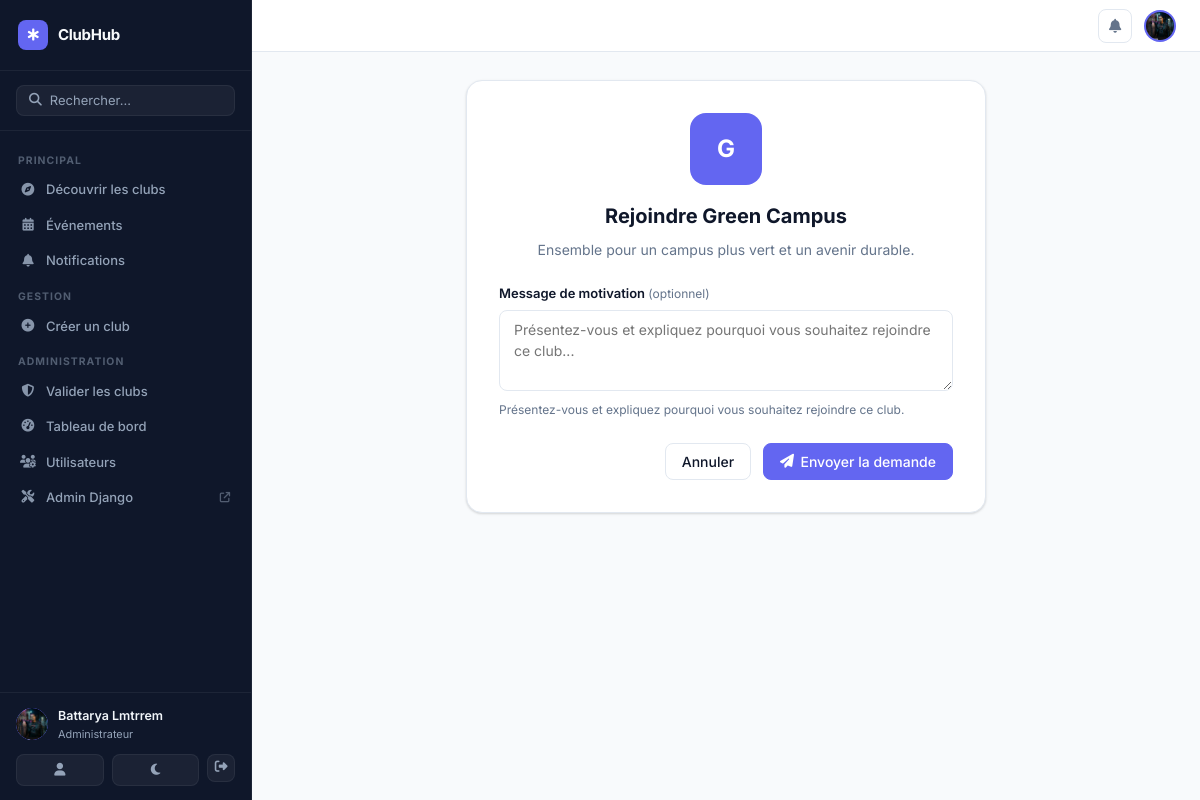
The page /clubs/green-campus/join/ (signed in) on the database its author committed.
### presences/models.py (models this page shows, shortened)
class Utilisateur(AbstractUser):
    ROLE_ADMIN = 'admin'
    ROLE_ENSEIGNANT = 'enseignant'
    ROLE_ETUDIANT = 'etudiant'
    ROLE_CLUB_MANAGER = 'club_manager'
    ROLE_CHOICES = (
        ('admin', 'Administrateur'),
        ('enseignant', 'Enseignant'),
        ('etudiant', 'Étudiant'),
        ('club_manager', 'Responsable de Club'),
    )
    role = models.CharField(max_length=20, choices=ROLE_CHOICES, default='etudiant')
    cne = models.CharField(max_length=20, blank=True, null=True)
    filiere = models.CharField(max_length=50, blank=True, null=True)
    bio = models.TextField(blank=True, default='')
    avatar = models.ImageField(upload_to='avatars/', null=True, blank=True)
    phone = models.CharField(max_length=20, blank=True, default='')
    university = models.CharField(max_length=200, blank=True, default='EMSI')
    website = models.URLField(blank=True, default='')
    linkedin = models.URLField(blank=True, default='')
    @property
    def is_platform_admin(self):
        return self.role == self.ROLE_ADMIN

### clubs/models.py (models this page shows, shortened)
class Club(models.Model):
    STATUS_PENDING = 'pending'
    STATUS_APPROVED = 'approved'
    STATUS_REJECTED = 'rejected'
    STATUS_SUSPENDED = 'suspended'
    STATUS_CHOICES = [
        ('pending', 'En attente'),
        ('approved', 'Approuvé'),
        ('rejected', 'Rejeté'),
        ('suspended', 'Suspendu'),
    ]
    name = models.CharField(max_length=200)
    slug = models.SlugField(unique=True, blank=True)
    short_description = models.CharField(max_length=300, blank=True)
    description = models.TextField()
    category = models.ForeignKey(
        ClubCategory, on_delete=models.SET_NULL,
        null=True, blank=True, related_name='clubs'
    )
    logo = models.ImageField(upload_to='clubs/logos/', null=True, blank=True)
    banner = models.ImageField(upload_to='clubs/banners/', null=True, blank=True)
    founding_date = models.DateField(null=True, blank=True)
    contact_email = models.EmailField(blank=True)
    contact_phone = models.CharField(max_length=20, blank=True)
    website = models.URLField(blank=True)
    facebook = models.URLField(blank=True)
    instagram = models.URLField(blank=True)
    twitter = models.URLField(blank=True)
    linkedin = models.URLField(blank=True)
    created_by = models.ForeignKey(
        settings.AUTH_USER_MODEL, on_delete=models.CASCADE,
        related_name='created_clubs'
    )
    status = models.CharField(max_length=20, choices=STATUS_CHOICES, default='pending')
    rejection_reason = models.TextField(blank=True)
    is_featured = models.BooleanField(default=False)
    is_public = models.BooleanField(default=True)
    max_members = models.PositiveIntegerField(default=0, help_text='0 = illimité')
    tags = models.CharField(max_length=500, blank=True)
    created_at = models.DateTimeField(auto_now_add=True)
    updated_at = models.DateTimeField(auto_now=True)
    class Meta:
        verbose_name = 'Club'
        verbose_name_plural = 'Clubs'
        ordering = ['-is_featured', '-created_at']

### clubs/views.py (the view, shortened to what this page needs)
# urls.py: path('<slug:slug>/join/', views.join_club, name='join_club'),
@login_required
def join_club(request, slug):
    club = get_object_or_404(Club, slug=slug, status='approved')
    existing = Membership.objects.filter(user=request.user, club=club).first()
    if request.method == 'POST':
        form = MembershipRequestForm(request.POST)
        if form.is_valid():
            Membership.objects.create(
                user=request.user,
                club=club,
                role='member',
                status='pending',
                join_message=form.cleaned_data.get('message', ''),
            )
            _notify_managers_new_request(club, request.user)
            messages.success(request, 'Votre demande a été envoyée aux responsables du club.')
            return redirect('club_detail', slug=slug)
    else:
        form = MembershipRequestForm()
    return render(request, 'clubs/join.html', {'club': club, 'form': form})

### clubs/forms.py
class MembershipRequestForm(forms.Form):
    message = forms.CharField(
        required=False,
        widget=forms.Textarea(attrs={
            'rows': 3,
            'class': 'form-control',
            'placeholder': 'Présentez-vous et expliquez pourquoi vous souhaitez rejoindre ce club...',
        }),
        label='Message de motivation (optionnel)',
    )

### notifications/context_processors.py (called while the page is built)
def notifications_context(request):
    ctx = {'unread_notif_count': 0, 'pending_clubs_count': 0}
    if request.user.is_authenticated:
        ctx['unread_notif_count'] = request.user.notifications.filter(is_read=False).count()
        if getattr(request.user, 'is_platform_admin', False):
            from clubs.models import Club
            ctx['pending_clubs_count'] = Club.objects.filter(status='pending').count()
    return ctx

### templates/clubs/join.html (shortened to what this page needs)
{% extends 'base.html' %}
{% load static widget_tweaks %}
{% block content %}
<div class="form-page form-page--narrow">
  <div class="join-club-card">
    <div class="join-club-logo">
      {% if club.logo %}
      <img src="{{ club.logo.url }}" alt="{{ club.name }}">
      {% else %}
      <div class="join-club-logo-placeholder">{{ club.name.0 }}</div>
      {% endif %}
    </div>
    <h1 class="join-club-title">Rejoindre {{ club.name }}</h1>
    {% if club.short_description %}
    <p class="join-club-desc">{{ club.short_description }}</p>
    {% endif %}
    <form method="post" class="join-form">
      <div class="form-group">
        <label class="form-label">Message de motivation <span class="form-label-optional">(optionnel)</span></label>
        {% render_field form.message class="form-control" %}
        <div class="form-hint">Présentez-vous et expliquez pourquoi vous souhaitez rejoindre ce club.</div>
      </div>
      <div class="join-actions">
        <a href="{% url 'club_detail' slug=club.slug %}" class="btn btn-secondary">Annuler</a>
        <button type="submit" class="btn btn-primary">
          <i class="fa-solid fa-paper-plane"></i> Envoyer la demande
        </button>
      </div>
    </form>
  </div>
</div>
{% endblock %}

### templates/base.html (shortened to what this page needs)
{% load static %}
<!DOCTYPE html>
<html lang="fr">
<head>
  <link rel="stylesheet" href="https://cdnjs.cloudflare.com/ajax/libs/font-awesome/6.5.0/css/all.min.css">
  <link rel="stylesheet" href="{% static 'css/style.css' %}">
  <link rel="stylesheet" href="{% static 'css/clubs.css' %}">
</head>
<body class="{% block body_class %}{% endblock %}">
{% if user.is_authenticated %}
<aside class="sidebar" id="sidebar">
  <div class="sidebar-brand">
    <a href="{% url 'club_list' %}" class="brand-link">
      <div class="brand-icon"><i class="fa-solid fa-star-of-life"></i></div>
      <span class="brand-name">ClubHub</span>
    </a>
  </div>
  <div class="sidebar-search">
    <form action="{% url 'club_list' %}" method="get">
      <div class="search-input-wrap">
        <i class="fa-solid fa-magnifying-glass"></i>
        <input type="text" name="q" placeholder="Rechercher..." class="sidebar-search-input">
      </div>
    </form>
  </div>
  <nav class="sidebar-nav">
    <div class="sidebar-section-label">Principal</div>
    <a href="{% url 'club_list' %}"
       class="sidebar-link {% if request.resolver_match.url_name == 'club_list' %}active{% endif %}">
      <i class="fa-solid fa-compass"></i>
      <span>Découvrir les clubs</span>
    </a>
    <a href="{% url 'event_list' %}"
       class="sidebar-link {% if 'event' in request.resolver_match.url_name %}active{% endif %}">
      <i class="fa-solid fa-calendar-days"></i>
      <span>Événements</span>
    </a>
    <a href="{% url 'notification_list' %}"
       class="sidebar-link {% if request.resolver_match.url_name == 'notification_list' %}active{% endif %}">
      <i class="fa-solid fa-bell"></i>
      <span>Notifications</span>
    </a>
    {% if user.role == 'admin' or user.role == 'club_manager' %}
    <div class="sidebar-section-label">Gestion</div>
    <a href="{% url 'club_create' %}"
       class="sidebar-link {% if request.resolver_match.url_name == 'club_create' %}active{% endif %}">
      <i class="fa-solid fa-plus-circle"></i>
      <span>Créer un club</span>
    </a>
    {% endif %}
    {% if user.role == 'admin' %}
    <div class="sidebar-section-label">Administration</div>
    <a href="{% url 'admin_clubs' %}"
       class="sidebar-link {% if 'admin_club' in request.resolver_match.url_name %}active{% endif %}">
      <i class="fa-solid fa-shield-halved"></i>
      <span>Valider les clubs</span>
    </a>
    <a href="{% url 'dashboard_admin' %}"
       class="sidebar-link {% if 'dashboard_admin' in request.resolver_match.url_name %}active{% endif %}">
      <i class="fa-solid fa-gauge-high"></i>
      <span>Tableau de bord</span>
    </a>
    <a href="{% url 'admin_users' %}" class="sidebar-link">
      <i class="fa-solid fa-users-gear"></i>
      <span>Utilisateurs</span>
    </a>
    <a href="/admin/" class="sidebar-link" target="_blank">
      <i class="fa-solid fa-screwdriver-wrench"></i>
      <span>Admin Django</span>
      <i class="fa-solid fa-arrow-up-right-from-square" style="font-size:.65rem;margin-left:auto;opacity:.5"></i>
    </a>
    {% endif %}
  </nav>
  <div class="sidebar-footer">
    <div class="sidebar-user">
      <div class="user-avatar-sm">
        {% if user.avatar %}
          <img src="{{ user.avatar.url }}" alt="" style="width:100%;height:100%;object-fit:cover;border-radius:50%;">
        {% else %}
          {{ user.get_initials }}
        {% endif %}
      </div>
      <div class="user-meta">
        <div class="user-name-sm">{{ user.get_full_name|default:user.username }}</div>
        <div class="user-role-sm">{{ user.get_role_display }}</div>
      </div>
    </div>
    <div class="sidebar-footer-actions">
      <a href="{% url 'profile' %}" class="sidebar-action-btn" title="Profil">
        <i class="fa-solid fa-user"></i>
      </a>
      <button class="sidebar-action-btn theme-toggle" id="themeToggle" title="Changer le thème">
        <i class="fa-solid fa-moon" id="themeIcon"></i>
      </button>
      <form method="post" action="{% url 'logout' %}" style="display:inline">
        <button type="submit" class="sidebar-action-btn sidebar-action-btn--danger" title="Déconnexion">
          <i class="fa-solid fa-right-from-bracket"></i>
        </button>
      </form>
    </div>
  </div>
</aside>
<div class="main-area">
  <header class="topbar">
    <div class="topbar-actions">
      <a href="{% url 'notification_list' %}" class="topbar-icon-btn" id="notif-btn">
        <i class="fa-solid fa-bell"></i>
      </a>
      <a href="{% url 'profile' %}" class="topbar-avatar">
        {% if user.avatar %}
          <img src="{{ user.avatar.url }}" alt="">
        {% else %}
          {{ user.get_initials }}
        {% endif %}
      </a>
    </div>
  </header>
  <main class="page-content">
    {% block content %}{% endblock %}
  </main>
</div>
{% else %}
<div class="public-layout">
  {% block public_content %}{% endblock %}
</div>
{% endif %}
</body>
</html>

### static/css/style.css (style rules this page uses)
:root { --primary: #2563EB; --primary-dark: #1D4ED8; --primary-light: #EFF6FF; --sidebar-bg: #1E293B; --sidebar-border: #334155; --sidebar-text: #94A3B8; --sidebar-text-active: #F8FAFC; --bg: #F1F5F9; --surface: #FFFFFF; --surface-secondary: #F8FAFC; --border: #E2E8F0; --text: #0F172A; --text-muted: #64748B; --text-light: #94A3B8; --danger: #DC2626; --danger-light: #FEF2F2; --success: #16A34A; --success-light: #F0FDF4; --warning: #D97706; --warning-light: #FFFBEB; --shadow-sm: 0 1px 2px 0 rgba(0, 0, 0, 0.05); --shadow: 0 1px 3px 0 rgba(0, 0, 0, 0.1), 0 1px 2px -1px rgba(0, 0, 0, 0.1); --shadow-md: 0 4px 6px -1px rgba(0, 0, 0, 0.1), 0 2px 4px -2px rgba(0, 0, 0, 0.1); --radius: 0.5rem; --radius-lg: 0.75rem; --sidebar-width: 240px; }
*, *::before, *::after { box-sizing: border-box; margin: 0; padding: 0; }
html { font-size: 16px; }
body { font-family: 'Inter', system-ui, -apple-system, sans-serif; color: var(--text); background: var(--bg); line-height: 1.5; -webkit-font-smoothing: antialiased; transition: background-color .2s ease, color .2s ease; }
.sidebar { width: var(--sidebar-width); background: var(--sidebar-bg); display: flex; flex-direction: column; flex-shrink: 0; position: fixed; top: 0; left: 0; height: 100vh; overflow-y: auto; z-index: 100; }
.sidebar-brand { padding: 1.375rem 1.25rem; font-size: 1rem; font-weight: 700; color: #F8FAFC; border-bottom: 1px solid var(--sidebar-border); letter-spacing: -0.3px; }
.sidebar-link { display: flex; align-items: center; gap: 0.625rem; padding: 0.5625rem 1.25rem; text-decoration: none; color: var(--sidebar-text); font-size: 0.875rem; font-weight: 500; transition: background 0.15s, color 0.15s; border-left: 2px solid transparent; }
.sidebar-link i { width: 16px; font-size: 0.85rem; text-align: center; opacity: 0.85; }
.sidebar-footer { padding: 1rem 1.25rem; border-top: 1px solid var(--sidebar-border); }
.sidebar-user { display: flex; align-items: center; gap: 0.625rem; margin-bottom: 0.875rem; }
.main-area { margin-left: var(--sidebar-width); flex: 1; display: flex; flex-direction: column; min-height: 100vh; }
.btn { display: inline-flex; align-items: center; gap: 0.375rem; padding: 0.5rem 1rem; border-radius: var(--radius); border: 1px solid transparent; font-size: 0.875rem; font-weight: 500; cursor: pointer; text-decoration: none; transition: all 0.15s; white-space: nowrap; line-height: 1.4; font-family: inherit; }
.btn-primary { background: var(--primary); color: white; border-color: var(--primary); }
.btn-secondary { background: var(--surface); color: var(--text); border-color: var(--border); }
.form-group { margin-bottom: 1.125rem; }
.form-label { display: block; font-size: 0.875rem; font-weight: 500; color: var(--text); margin-bottom: 0.375rem; }
.form-control { width: 100%; padding: 0.5rem 0.75rem; border: 1px solid var(--border); border-radius: var(--radius); font-size: 0.9rem; color: var(--text); background: var(--surface); transition: border-color 0.15s, box-shadow 0.15s, background-color 0.2s, color 0.2s; line-height: 1.5; font-family: inherit; appearance: auto; }
.form-hint { font-size: 0.8rem; color: var(--text-muted); margin-top: 0.25rem; }

### rows shown on the page
Utilisateur: avatar (picture), get_full_name "Battarya Lmtrrem", role "Administrateur"
Club: name.0 "G", name "Green Campus", short_description "Ensemble pour un campus plus vert et un avenir durable."
